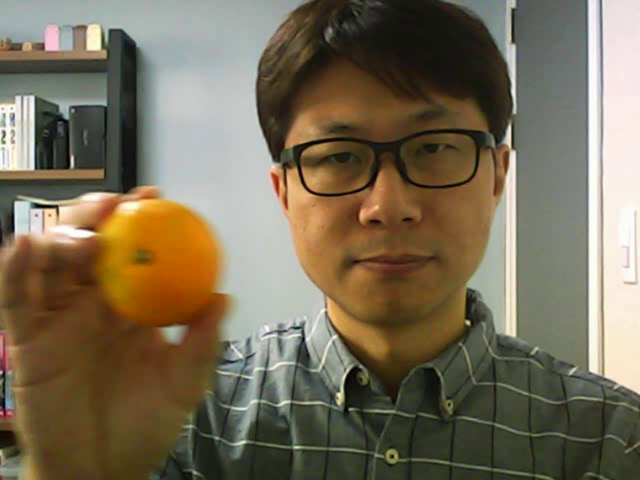
#> input picture frame 24 of ch10/camshift.avi, 640 x 480 px, given in place of vtest.avi, which was not available
$ python dense_op1.py
#> lines starting #> are read from the running program, lines starting #| are printed output that depends on the picture; pictures that were not available may be replaced by others from this repository, and a replacement may not be noted
import sys
import numpy as np
import cv2

cap = cv2.VideoCapture("vtest.avi")

if not cap.isOpened():
    print('Camera open failed!')
    sys.exit()

ret, frame1 = cap.read()
#> frame1 is the input picture: shape (480, 640, 3); mean B, G, R 86.9, 108.5, 119.9

if not ret:
    print('frame read failed!')
    sys.exit()

gray1 = cv2.cvtColor(frame1, cv2.COLOR_BGR2GRAY)
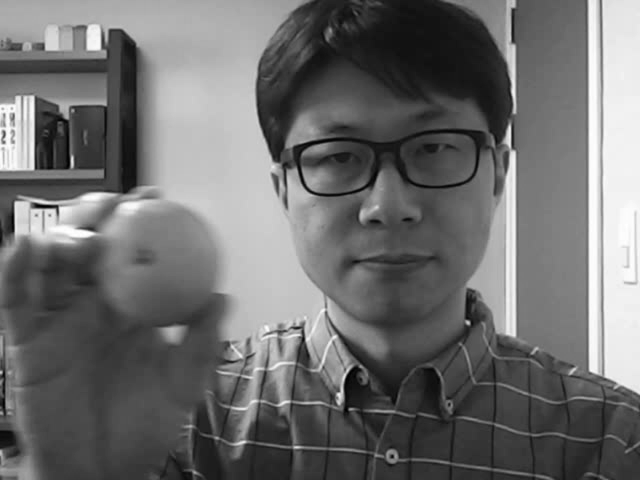
#> gray1: shape (480, 640); min 0, max 255, mean 109.4

hsv = np.zeros_like(frame1)
hsv[..., 1] = 255

while True:
    ret, frame2 = cap.read()
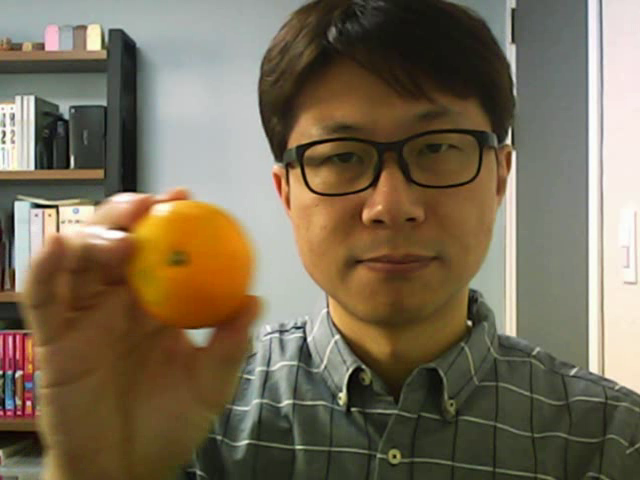
#> input picture frame 25 of ch10/camshift.avi, 640 x 480 px, given in place of vtest.avi, which was not available
#> frame2 is the input picture: shape (480, 640, 3); mean B, G, R 85.4, 107.5, 119.8

    if not ret:
        print('frame read failed!')
        sys.exit()

    gray2 = cv2.cvtColor(frame2, cv2.COLOR_BGR2GRAY)
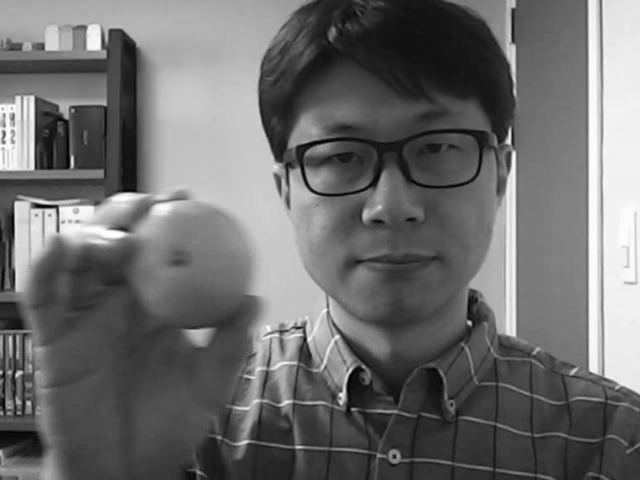
#> gray2: shape (480, 640); min 0, max 255, mean 108.6
    flow = cv2.calcOpticalFlowFarneback(gray1, gray2, None, 0.5, 3, 13, 3, 5, 1.1, 0)

    mag, ang = cv2.cartToPolar(flow[..., 0], flow[..., 1]) # 크기, 방향
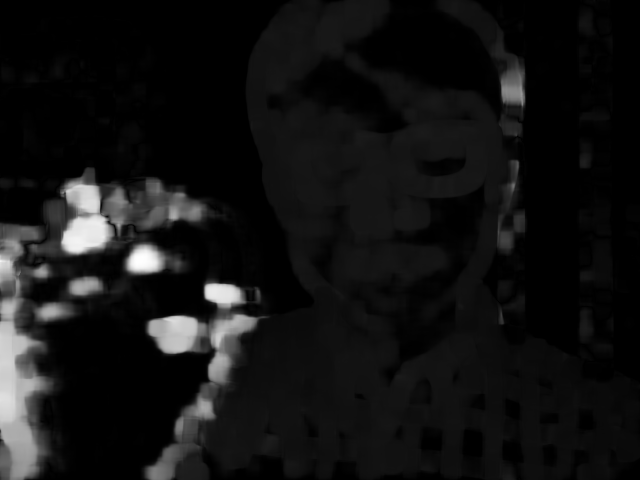
#> mag: shape (480, 640) float32; min 8.98e-20, max 35.55, mean 2.7; drawn with min black and max white
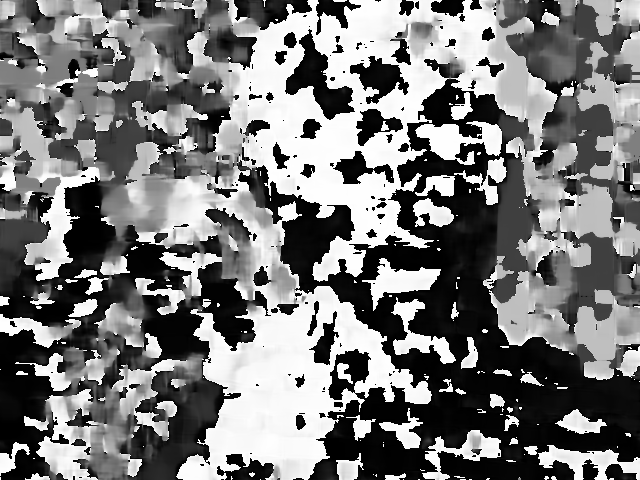
#> ang: shape (480, 640) float32; min 6.99e-07, max 6.28, mean 2.99; drawn with min black and max white
    hsv[..., 0] = ang*180/np.pi/2
    hsv[..., 2] = cv2.normalize(mag, None, 0, 255, cv2.NORM_MINMAX)
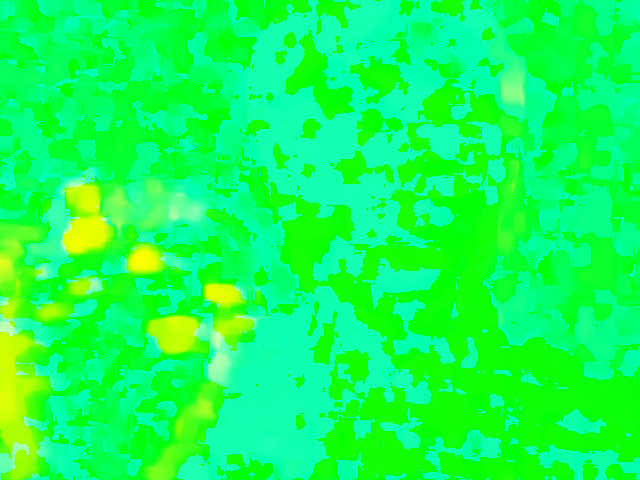
#> hsv: shape (480, 640, 3); mean of channels 0, 1, 2 85.1, 255, 18.7; drawn as B, G, R

    bgr = cv2.cvtColor(hsv, cv2.COLOR_HSV2BGR)
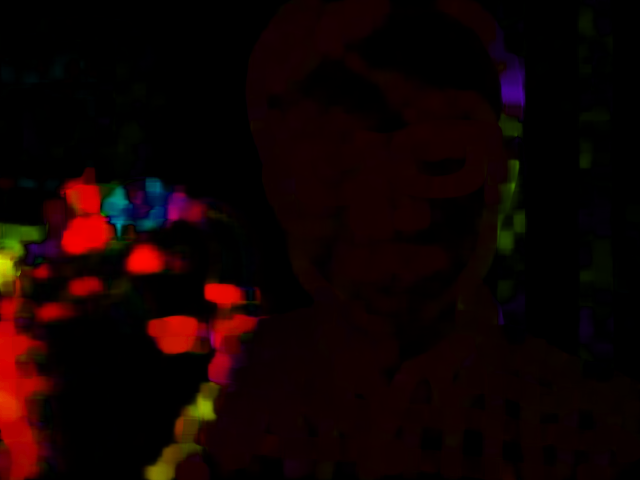
#> bgr: shape (480, 640, 3); mean B, G, R 1.9, 2.7, 17.4

    cv2.imshow('frame', frame2)
    cv2.imshow('flow', bgr)
    if cv2.waitKey(20) == 27:
#> (key Esc is pressed here)
        break

    gray1 = gray2

cv2.destroyAllWindows()

$ run again, starting later in the video
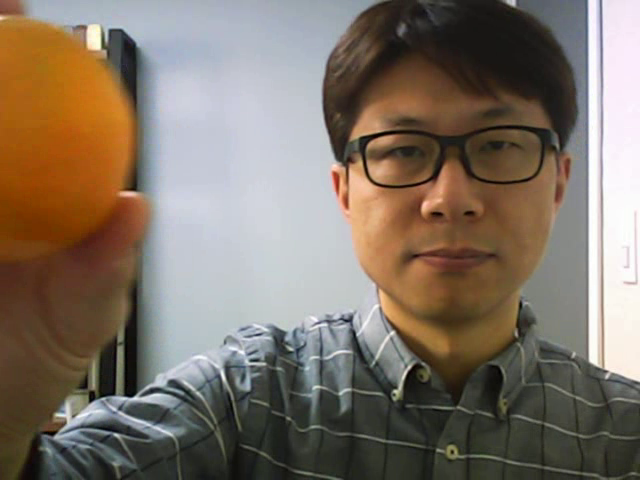
#> input picture frame 111 of ch10/camshift.avi, 640 x 480 px, given in place of vtest.avi, which was not available
#> frame1 is the input picture: shape (480, 640, 3); mean B, G, R 102.2, 114.8, 127.3
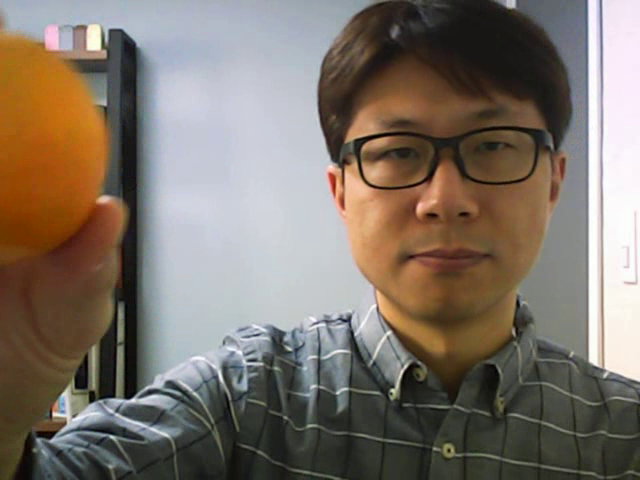
#> input picture frame 112 of ch10/camshift.avi, 640 x 480 px, given in place of vtest.avi, which was not available
#> frame2 is the input picture: shape (480, 640, 3); mean B, G, R 104.6, 115, 125.5
#> `bgr = cv2.cvtColor(hsv, cv2.COLOR_HSV2BGR)`:
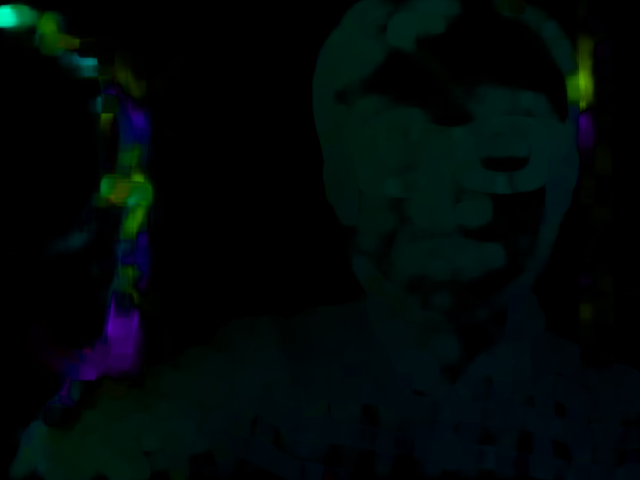
#> bgr: shape (480, 640, 3); mean B, G, R 7.8, 8.3, 0.8

$ run again, starting later in the video
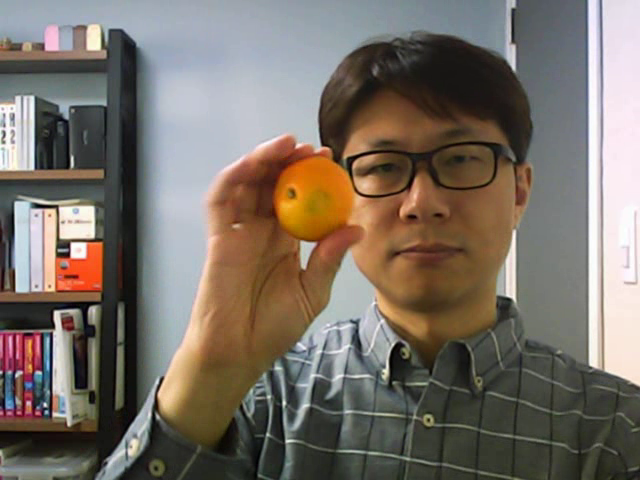
#> input picture frame 197 of ch10/camshift.avi, 640 x 480 px, given in place of vtest.avi, which was not available
#> frame1 is the input picture: shape (480, 640, 3); mean B, G, R 102, 111.3, 120.5
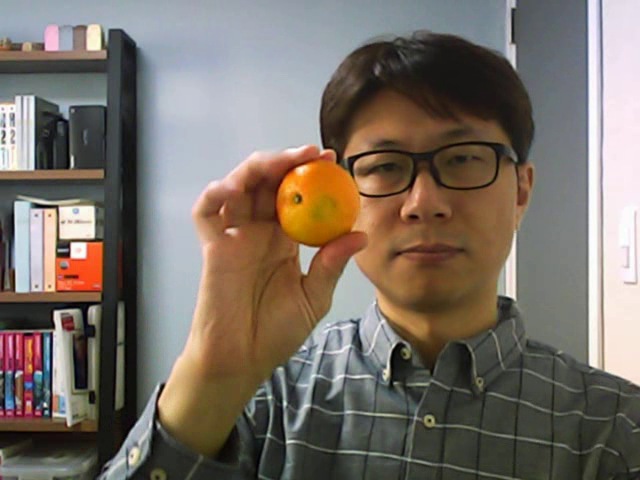
#> input picture frame 198 of ch10/camshift.avi, 640 x 480 px, given in place of vtest.avi, which was not available
#> frame2 is the input picture: shape (480, 640, 3); mean B, G, R 102, 111.4, 121
#> `bgr = cv2.cvtColor(hsv, cv2.COLOR_HSV2BGR)`:
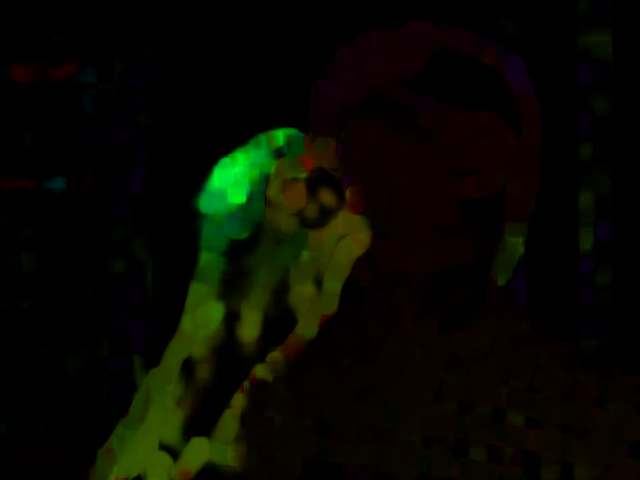
#> bgr: shape (480, 640, 3); mean B, G, R 1, 9.2, 7.5
